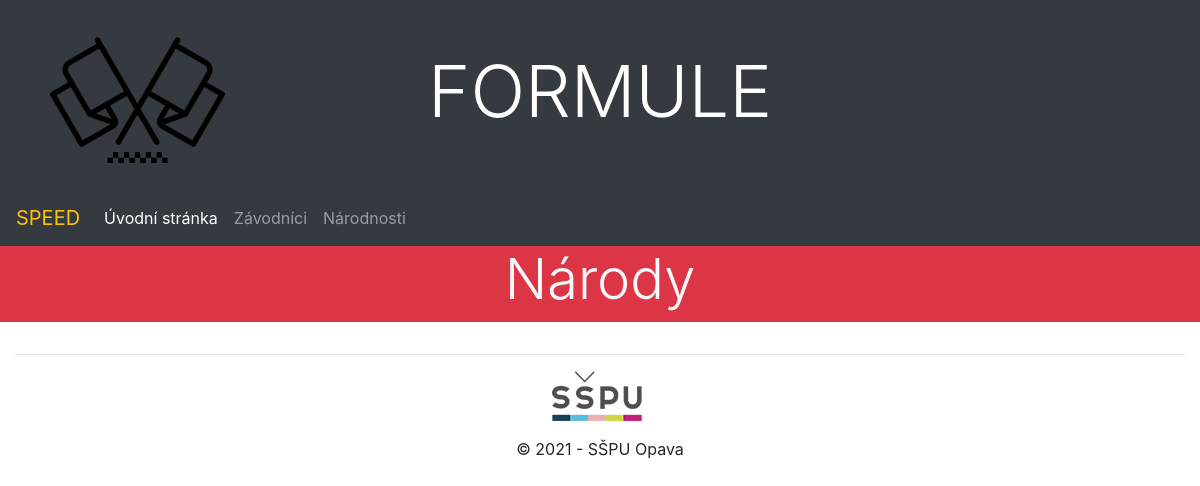
/formule/nations/, run on an earlier commit of the app's database.
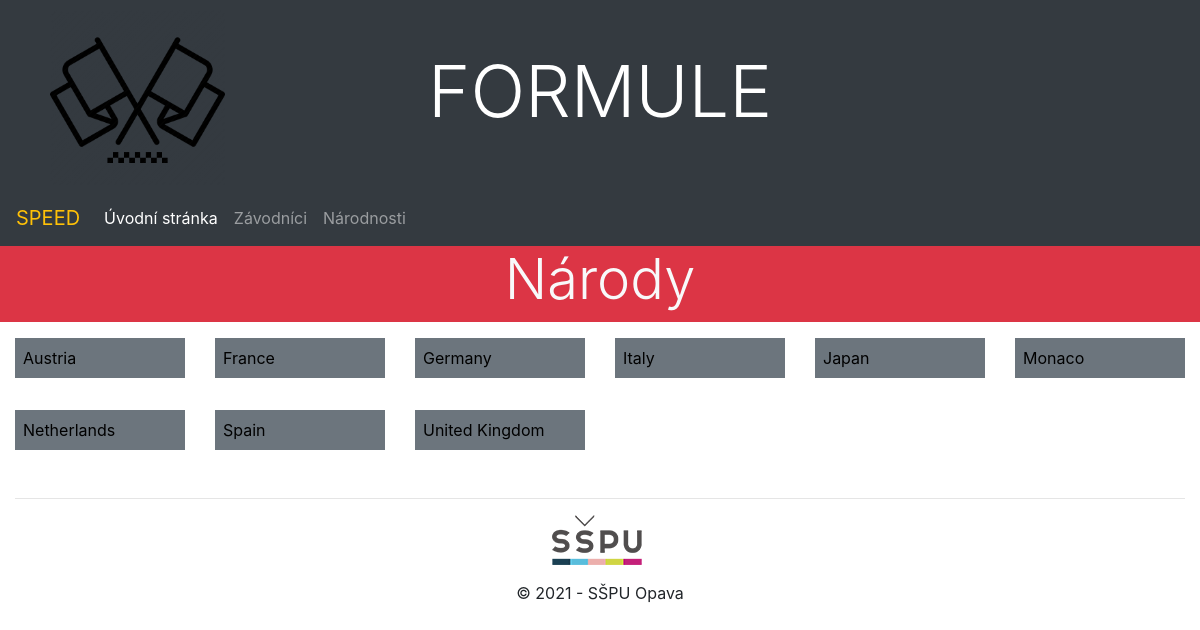
And on a later commit of the database.
### formule/models.py (models this page shows, shortened)
class Nationality(models.Model):
    nationality_name = models.CharField(max_length=20, verbose_name='Name')
    nationality_shortcut = models.CharField(max_length=3, verbose_name='Shortcut')
    photo = models.ImageField(upload_to = pic_nat, blank=True, null=True, verbose_name="Nationality flag")
    class Meta:
        ordering = ['nationality_name']

### formule/views.py (the view)
# urls.py: path('nations/', views.nationsListView.as_view(), name='nations'),
class nationsListView(ListView):
    model = Nationality
    context_object_name = 'nations'
    template_name = "nations.html"

### formule/templates/nations.html (shortened to what this page needs)
{% extends "base.html" %}
{% block content %}
<div class="row mb-3">
    <div class="col-sm-12 bg-danger">
        <h2 class="display-4 text-center text-light" >Národy</h2>
    </div>
</div>
<div class="row">
{%for nations in nations%}
    <div class="col-lg-2 mb-3">
        <div style="background-color: lightgray;">
            <div class="bg-secondary text-light p-2 mb-3">
                <a href="{% url 'nation_detail' nations.pk %}"  style="color:black;">{{nations.nationality_name}}</a>
            </div>
        </div>
    </div>
{% endfor %}
</div>
{% endblock %}

### formule/templates/base.html (shortened to what this page needs)
<!DOCTYPE html>
<html lang="cs">
<head>
    <link rel="stylesheet"
          href="https://maxcdn.bootstrapcdn.com/bootstrap/4.4.1/css/bootstrap.min.css">
    {% load static %}
    <link rel="stylesheet" href="{% static 'css/styles.css' %}">
</head>
<body>
{% include 'page/header.html' %}
{% include 'page/navbar.html' %}
<div class="container-fluid">
    {% block content %}{% endblock %}
</div>
{% include 'page/footer.html' %}
</body>
</html>

### formule/templates/page/header.html
<header class="jumbotron-fluid p-5 text-center bg-dark">
    <h1 class="text-white text-uppercase display-3">Formule</h1>
</header>

### formule/templates/page/navbar.html (shortened to what this page needs)
<nav class="navbar navbar-expand-md bg-dark navbar-dark">
    <a class="navbar-brand text-warning" href="https://www.youtube.com/watch?v=DLzxrzFCyOs">SPEED</a>
    <div class="collapse navbar-collapse" id="collapsibleNavbar">
        <ul class="navbar-nav">
            <li class="nav-item">
                <a class="nav-link active" href="{% url 'index' %}">Úvodní stránka</a>
            </li>
            <li class="nav-item">
                <a class="nav-link" href="{% url 'racers' %}">Závodníci</a>
            </li>
            <li class="nav-item">
                <a class="nav-link" href="{% url 'nations' %}">Národnosti</a>
            </li>
        </ul>
    </div>
</nav>

### formule/templates/page/footer.html
{% load static %}
<footer class="container-fluid text-center">
    <hr>
    <p><img src="{% static 'img/skola-logo.png' %}" alt="Logo školy"></p>
    <p>&copy; 2021 - SŠPU Opava</p>
</footer>

### formule/static/css/styles.css (style rules this page uses)
h2 { color: red !important; }
header { background-image: url('../img/finish_line.png'); background-repeat: no-repeat; background-position: 50px 10px; background-size: 175px 175px; }

What changed in the data, as far as the page shows it:
added Nationality: nationality_name "Austria"
added Nationality: nationality_name "France"
added Nationality: nationality_name "Germany"
added Nationality: nationality_name "Italy"
added Nationality: nationality_name "Japan"
added Nationality: nationality_name "Monaco"
added Nationality: nationality_name "Netherlands"
added Nationality: nationality_name "Spain"
added Nationality: nationality_name "United Kingdom"
